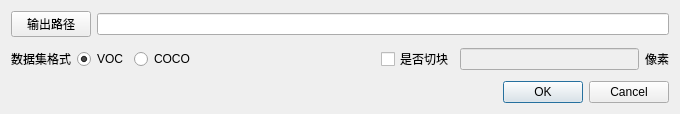
<?xml version="1.0" encoding="UTF-8"?>
<ui version="4.0">
 <class>ExportAsVocDialog</class>
 <widget class="QDialog" name="ExportAsVocDialog">
  <property name="geometry">
   <rect>
    <x>0</x>
    <y>0</y>
    <width>680</width>
    <height>114</height>
   </rect>
  </property>
  <property name="windowTitle">
   <string>导出为VOC数据集</string>
  </property>
  <layout class="QVBoxLayout" name="verticalLayout">
   <item>
    <layout class="QHBoxLayout" name="horizontalLayout">
     <item>
      <widget class="QPushButton" name="btnOutDir">
       <property name="text">
        <string>输出路径</string>
       </property>
      </widget>
     </item>
     <item>
      <widget class="QLineEdit" name="txtOutDir"/>
     </item>
    </layout>
   </item>
   <item>
    <layout class="QHBoxLayout" name="horizontalLayout_2">
     <item>
      <widget class="QLabel" name="label">
       <property name="text">
        <string>数据集格式</string>
       </property>
      </widget>
     </item>
     <item>
      <widget class="QRadioButton" name="radVOC">
       <property name="text">
        <string>VOC</string>
       </property>
       <property name="checked">
        <bool>true</bool>
       </property>
      </widget>
     </item>
     <item>
      <widget class="QRadioButton" name="radCOCO">
       <property name="text">
        <string>COCO</string>
       </property>
      </widget>
     </item>
     <item>
      <spacer name="horizontalSpacer">
       <property name="orientation">
        <enum>Qt::Horizontal</enum>
       </property>
       <property name="sizeHint" stdset="0">
        <size>
         <width>40</width>
         <height>20</height>
        </size>
       </property>
      </spacer>
     </item>
     <item>
      <widget class="QCheckBox" name="chkTiled">
       <property name="text">
        <string>是否切块</string>
       </property>
      </widget>
     </item>
     <item>
      <widget class="QLineEdit" name="txtTileSize">
       <property name="enabled">
        <bool>false</bool>
       </property>
      </widget>
     </item>
     <item>
      <widget class="QLabel" name="label_2">
       <property name="text">
        <string>像素</string>
       </property>
      </widget>
     </item>
    </layout>
   </item>
   <item>
    <widget class="QDialogButtonBox" name="buttonBox">
     <property name="orientation">
      <enum>Qt::Horizontal</enum>
     </property>
     <property name="standardButtons">
      <set>QDialogButtonBox::Cancel|QDialogButtonBox::Ok</set>
     </property>
    </widget>
   </item>
  </layout>
 </widget>
 <resources/>
 <connections>
  <connection>
   <sender>buttonBox</sender>
   <signal>accepted()</signal>
   <receiver>ExportAsVocDialog</receiver>
   <slot>accept()</slot>
   <hints>
    <hint type="sourcelabel">
     <x>152</x>
     <y>83</y>
    </hint>
    <hint type="destinationlabel">
     <x>62</x>
     <y>100</y>
    </hint>
   </hints>
  </connection>
  <connection>
   <sender>buttonBox</sender>
   <signal>rejected()</signal>
   <receiver>ExportAsVocDialog</receiver>
   <slot>reject()</slot>
   <hints>
    <hint type="sourcelabel">
     <x>165</x>
     <y>83</y>
    </hint>
    <hint type="destinationlabel">
     <x>291</x>
     <y>100</y>
    </hint>
   </hints>
  </connection>
 </connections>
</ui>
